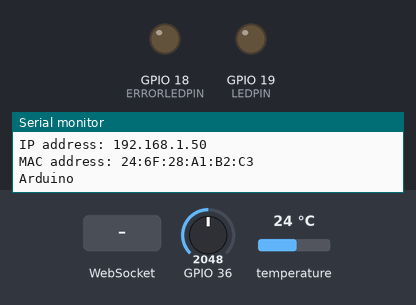
Recording of a sketch running on a simulated ESP32. Shown: output pins drawn as LEDs (lit = HIGH), the last lines printed to the serial monitor. The inputs (shaded band) are chosen by the test bench; at power-on: GPIO 36 = 2048, temperature 24 °C. WiFi joins after 1.5 s; servers stay silent unless stated.

Above: at 4.2 s.
4.3 s: WebSocket text "1" received
At 5.1 s:
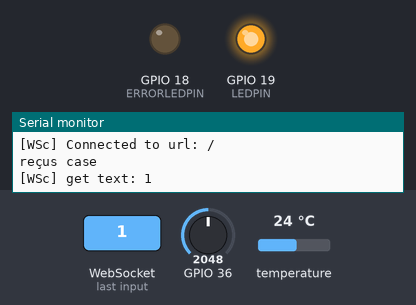
5.8 s: WebSocket text "0" received
At 11.4 s:
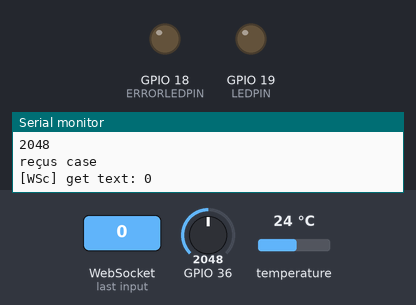
Timing chart, 0 to 12.9 s (numbered marks = the images above; inputs shaded):
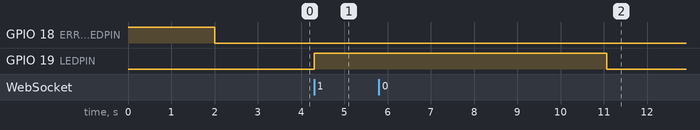

The sketch:

WebControl2.ino
```cpp
/*********
 created by cs
*********/
#include "OneWire.h"
#include "DallasTemperature.h"
#include <WiFi.h>
#include <WiFiMulti.h>
#include <WebSocketsClient.h>

/*===== Variable const ========*/
const int LEDPIN =19; // green light
const int ERRORLEDPIN =18; // red light
const float tempMax = 25;  // temperature trop eleve

/*===== Variable switch process  ========*/
const unsigned char LIGHTOFF ='0';
const unsigned char LIGHTON ='1';
const unsigned char TEMP ='2';
const unsigned char BRIGHTNESS ='3';
/*===== Variable Wifi  ========*/
const char* ssid ="Livebox-CBB4";
const char* pass="19445155EADA3345D4D33267DC"; // ne pirater pas ma box svp :p
/*===== Variable de reception  ========*/
unsigned char receivedChar; //reception du serveur
float termoSensorValue; //reception de temp
int brightness; //reception du lumiere
/*===== Variable de diverse ========*/
int port= 23; // port de connexion
int status;

String ipServeur ="192.168.1.11"; // adress a changer ici
unsigned long previousMillis = 0;

const long interval = 5000;

OneWire onWire(port); //definit le port pour oneWire
DallasTemperature tempSensor(&onWire);// entité qui uilise le capteur

IPAddress server(192,168,1,11); // address du serveur


WiFiClient client;//client wifi
WebSocketsClient webSocket; // websocket object


/*===== Action a effectuer en fonction de l'ordre recus ========*/
void process(char inChar) {
  String s;
  switch (inChar) {
    case LIGHTOFF : // eteindre la lumiere
      digitalWrite(LEDPIN, LOW);
      delay(1000);
      Serial.println(""); // casse le problème de desynchronisation avec l'ouverture du port et reception de l'info
      Serial.print("OFF");
      webSocket.sendTXT("OFF");
      delay(1000);
      break;
    case LIGHTON : // Allumer la lumiere
      digitalWrite(LEDPIN, HIGH);
      delay(1000);
      Serial.println("");
      Serial.print("ON");
      webSocket.sendTXT("ON");
      delay(1000);
      break;
    case TEMP : // envoyer temp
      termoSensorValue = getOneWireTemperature();
      delay(1000);
      Serial.println("");
      Serial.println(termoSensorValue,DEC);
      if(termoSensorValue>=tempMax) // temperature trop elevé message d'erreur
      {
        s="salle 1 Etemp";
      }
      else
      {
        s=String(termoSensorValue);
      }
      webSocket.sendTXT("Temp : "+s);
      delay(1000);
      break;
    case BRIGHTNESS :// envoyer temp
      brightness = getBrightness();
      delay(1000);
      Serial.println("");
      Serial.println(brightness,DEC);
      s=String(brightness);
      webSocket.sendTXT("Light : "+s);
      delay(1000);
      break;
    default:
      Serial.println("");
  }
}

/*===== methode d'affichage Wifi ========*/
void print_ip_status(){
  Serial.print("WiFi connected \n");
  Serial.print("IP address: ");
  Serial.print(WiFi.localIP());
  Serial.print("\n");
  Serial.print("MAC address: ");
  Serial.print(WiFi.macAddress());
  Serial.print("\n");
}

/*===== Reception lumiere ========*/
int getBrightness()
{
  return analogRead(A0);
}
/*===== Reception lumiere ========*/
float getOneWireTemperature()
{
  float tempe;
  tempSensor.requestTemperaturesByIndex(0); // le capteur realise une acquisition
  tempe= tempSensor.getTempCByIndex(0);
  return tempe;
}
/*===== Event lié au socket  ========*/
void webSocketEvent(WStype_t type, uint8_t * payload, size_t length) {
  int lengthd=0;
  char * c = new char[1];
  switch(type) {
    case WStype_DISCONNECTED: // si le server est fermé
      Serial.printf("[WSc] Disconnected!\n");
      digitalWrite(ERRORLEDPIN, HIGH);
      break;
    case WStype_CONNECTED: // lors de la connexion
      Serial.printf("[WSc] Connected to url: %s\n", payload);
      digitalWrite(ERRORLEDPIN, LOW);
      // send message to server when Connected
      webSocket.sendTXT("Arduino");
      break;
    case WStype_TEXT: // si reception de text
      Serial.println("reçus case");
      Serial.printf("[WSc] get text: %s\n", payload);
      c = (char *)payload;
      process(c[0]);
      break;

    case WStype_ERROR:
    case WStype_FRAGMENT_TEXT_START:
    case WStype_FRAGMENT_BIN_START:
    case WStype_FRAGMENT:
    case WStype_FRAGMENT_FIN:
      break;
  }
}

void setup() {
  // put your setup code here, to run once:
  Serial.begin(9600); // Begin port to reach
  pinMode(LEDPIN,OUTPUT);
  pinMode(ERRORLEDPIN,OUTPUT);
  digitalWrite(ERRORLEDPIN, HIGH);
  int status = WiFi.begin(ssid, pass);
  Serial.print("\nConnecting Wifi...\n");
  while(WiFi.status() != WL_CONNECTED){
   Serial.println("Attempting to connect ..\n");
   delay(1000);
 }
 digitalWrite(ERRORLEDPIN, LOW);
  print_ip_status();

   webSocket.begin(ipServeur, 8080, "/");
   webSocket.onEvent(webSocketEvent);
   delay(1000);
   Serial.println("Arduino");


}

void loop() {
  webSocket.loop();
  /*===== permet d'effectuer un delay car le webSocket.onEvent est une methode asynch
   et la methode delay  est dites bloquant et donc gene l'envois /reception========*/
  unsigned long currentMillis = millis();
  if (currentMillis - previousMillis >= interval) {
    // save the last time you blinked the LED
    previousMillis = currentMillis;
  process('2');;
  process('3');
  }

}
```

Measured:
- after the input at 4.3 s, GPIO 19 (LEDPIN): LOW → HIGH at once
- after the input at 5.8 s, GPIO 19 (LEDPIN): HIGH → LOW after 5.3 s
